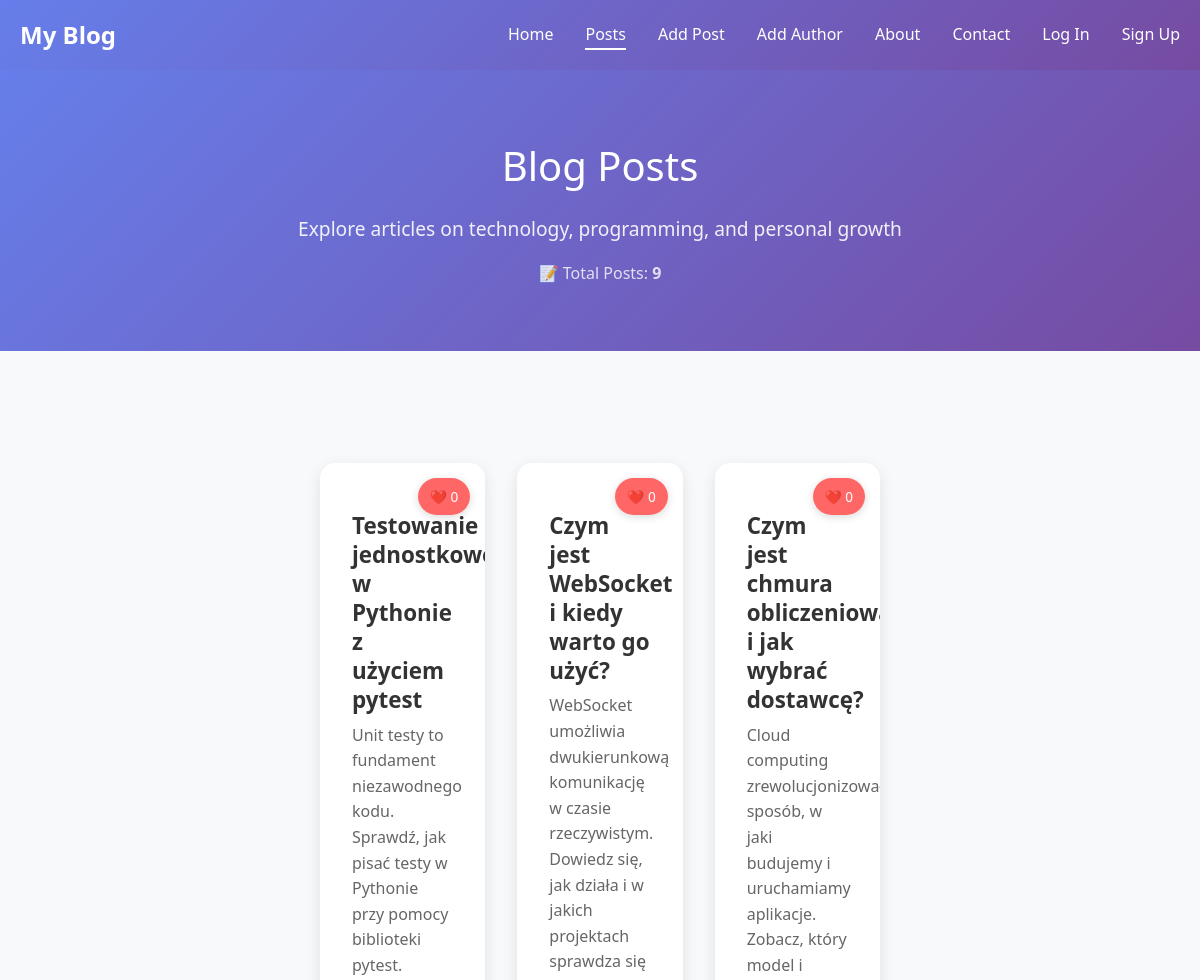
The page /blog/posts/ (upper part) on the database as committed earlier.
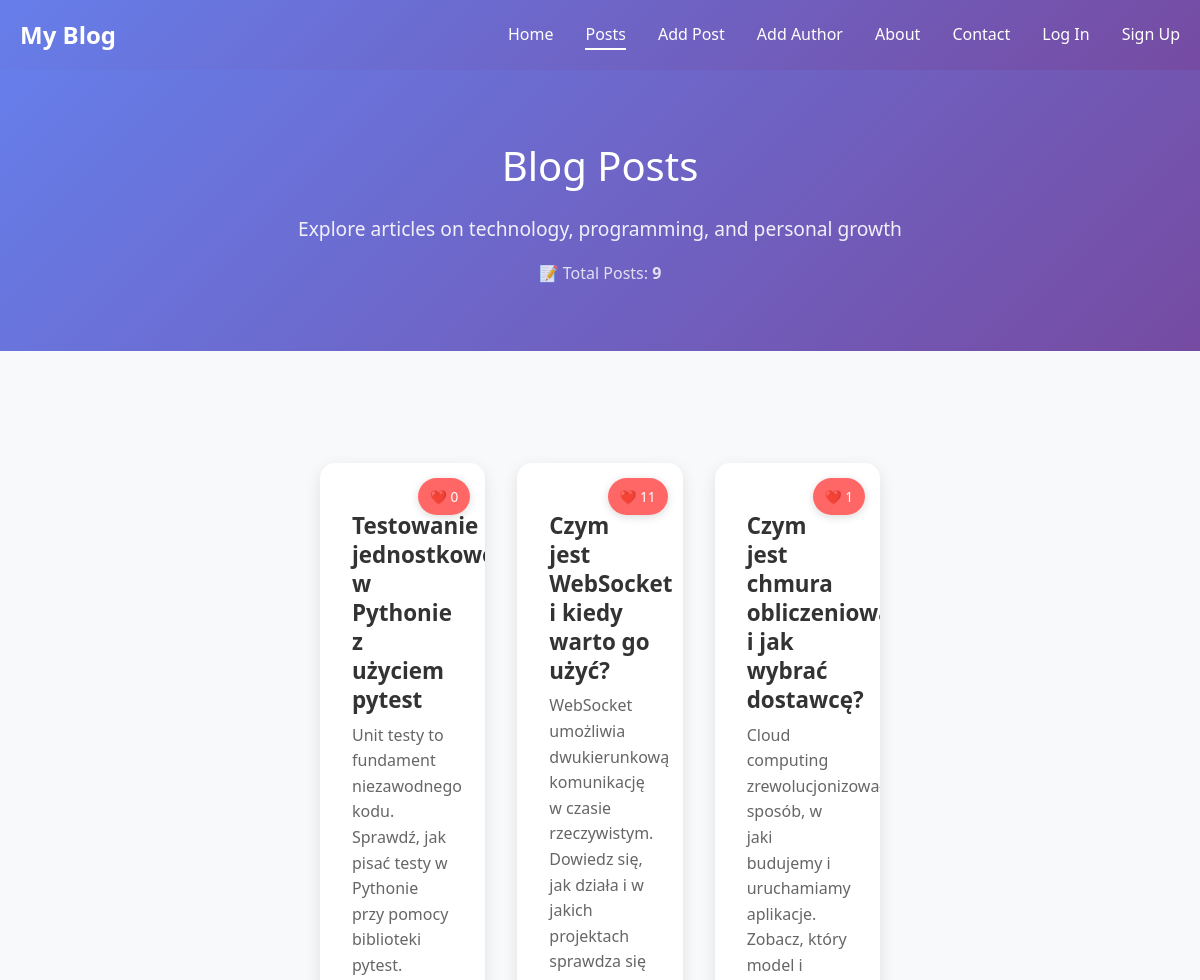
The same page on the database as committed later.
### blog/models.py (models this page shows, shortened)
class BlogPost(models.Model):
    title = models.CharField(max_length=200)
    excerpt = models.CharField(max_length=500, blank=True, null=True)
    author = models.ForeignKey(Author, on_delete=models.CASCADE, related_name='posts')
    tags = models.ManyToManyField(Tag, blank=True, related_name='posts')
    content = models.TextField()
    created_at = models.DateTimeField(auto_now_add=True)
    updated_at = models.DateTimeField(auto_now=True)
    image = models.ImageField(upload_to='blog_images/', blank=True, null=True)
    slug = models.SlugField(max_length=200, unique=True, blank=True, null=True)
    like_count = models.PositiveIntegerField(default=0)
    class Meta:
        ordering = ['-created_at']
        verbose_name_plural = "Blog Posts"

### blog/views.py (the view)
# urls.py: path('posts/', blog_views.BlogPostListView.as_view(), name='posts'),
class BlogPostListView(ListView):
    model = BlogPost
    template_name = 'blog/posts.html'
    context_object_name = 'posts'
    def get_queryset(self):
        return BlogPost.objects.all()
    def get_context_data(self, **kwargs):
        context = super().get_context_data(**kwargs)
        context['url'] = 'blog'
        context['links'] = get_navigation_links('Posts', self.request.user)
        context['post_count'] = BlogPost.objects.count()
        return context

### blog/models.py (called while the page is built)
    def full_name(self):
        return f"{self.first_name} {self.last_name}"

### blog/templates/blog/posts.html (shortened to what this page needs)
<!DOCTYPE html>
{% load auth_extras %}
<html lang="en">
<head>
</head>
<body>
    <header>
        <nav>
            <div class="logo">
                My Blog
            </div>
            <div style="display: flex; align-items: center; gap: 2rem;">
                <ul class="nav-links">
                    {% for link in links %}
                        <li><a href="{{ link.url }}" class="{% if link.active %}active{% endif %}">{{ link.name }}</a></li>
                    {% endfor %}
                </ul>
            </div>
        </nav>
    </header>
    <section class="page-header">
        <div class="container">
            <h1>Blog Posts</h1>
            <p>Explore articles on technology, programming, and personal growth</p>
            <p style="margin-top: 1rem; opacity: 0.8; font-size: 1rem;">
                📝 Total Posts: <strong>{{ post_count }}</strong>
            </p>
        </div>
    </section>
    <main class="container">
        <div class="posts-grid">
            {% for post in posts %}
            <article class="post-card">
                <div class="like-badge">❤️ {{ post.like_count }}</div>
                <div class="post-content">
                    <h3 class="post-title", style="margin-top: 1rem;">
                        <a href="{% url 'blog:post' post_id=post.id %}">{{ post.title }}</a>
                    </h3>
                    <p class="post-excerpt">{{ post.excerpt|truncatewords:30 }}</p>
                </div>
            </article>
            {% endfor %}
        </div>
    </main>
</body>
</html>

Rows that differ between the two databases and show on the page:
changed BlogPost "Czym jest WebSocket i kiedy warto go użyć?": like_count "0" → "11"
changed BlogPost "Czym jest chmura": like_count "0" → "1"
